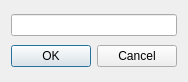
<?xml version="1.0" encoding="UTF-8"?>
<ui version="4.0">
 <class>Dialog</class>
 <widget class="QDialog" name="Dialog">
  <property name="windowModality">
   <enum>Qt::ApplicationModal</enum>
  </property>
  <property name="geometry">
   <rect>
    <x>0</x>
    <y>0</y>
    <width>186</width>
    <height>82</height>
   </rect>
  </property>
  <property name="windowTitle">
   <string>Nom du joueur</string>
  </property>
  <property name="modal">
   <bool>true</bool>
  </property>
  <layout class="QVBoxLayout" name="verticalLayout">
   <item>
    <widget class="QLineEdit" name="lineEdit"/>
   </item>
   <item>
    <widget class="QDialogButtonBox" name="buttonBox">
     <property name="orientation">
      <enum>Qt::Horizontal</enum>
     </property>
     <property name="standardButtons">
      <set>QDialogButtonBox::Cancel|QDialogButtonBox::Ok</set>
     </property>
    </widget>
   </item>
  </layout>
 </widget>
 <resources/>
 <connections>
  <connection>
   <sender>buttonBox</sender>
   <signal>accepted()</signal>
   <receiver>Dialog</receiver>
   <slot>accept()</slot>
   <hints>
    <hint type="sourcelabel">
     <x>248</x>
     <y>254</y>
    </hint>
    <hint type="destinationlabel">
     <x>157</x>
     <y>274</y>
    </hint>
   </hints>
  </connection>
  <connection>
   <sender>buttonBox</sender>
   <signal>rejected()</signal>
   <receiver>Dialog</receiver>
   <slot>reject()</slot>
   <hints>
    <hint type="sourcelabel">
     <x>316</x>
     <y>260</y>
    </hint>
    <hint type="destinationlabel">
     <x>286</x>
     <y>274</y>
    </hint>
   </hints>
  </connection>
 </connections>
</ui>
